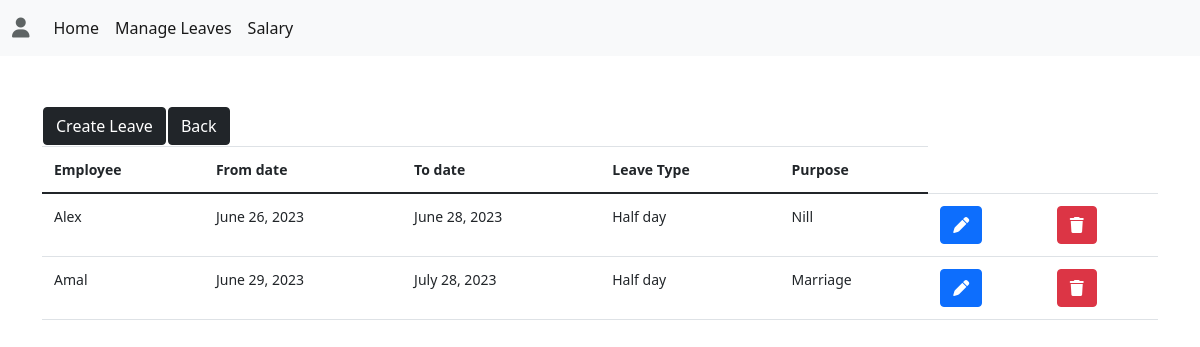
/all_leave/ (signed in), run on the app's committed database.
### empapp/models.py (models this page shows, shortened)
class Employee_leaves(models.Model):
    leaves = (
        ('Half day', 'Half day'),
        ('Full day', 'Full day')
    )
    employee = models.ForeignKey(Employees, on_delete=models.CASCADE)
    from_date = models.DateField()
    to_date = models.DateField()
    leave_type = models.CharField(max_length=300, choices=leaves)
    purpose=models.TextField()

class Employees(models.Model):
    user = models.ForeignKey(User, on_delete=models.CASCADE)
    employee = models.CharField(max_length=200)
    employeeID = models.CharField(max_length=200,editable=False)
    firstname = models.CharField(max_length=200)
    lastname = models.CharField(max_length=200)
    email = models.EmailField()
    salary = models.CharField(max_length=200)
    phonenumber = models.CharField(max_length=10)

### empapp/views.py (the view)
# urls.py: path('all_leave/',views.leaveapply,name='leave_all'),
@login_required(login_url='login')
def leaveapply(request):
    a = Employee_leaves.objects.all()
    return render(request, 'alleaves.html', {'a': a})

### empapp/templates/alleaves.html (shortened to what this page needs)
<!DOCTYPE html>
<html lang="en">
<head>
    <link href="https://cdn.jsdelivr.net/npm/bootstrap@5.0.2/dist/css/bootstrap.min.css" rel="stylesheet">
</head>
<body>
{% extends 'base.html' %}
{% block content%}
    <div class="container">
        <table>
            <tr>
                <td>
                    <a href="{% url 'create_leave' %}" class="btn btn-dark">Create Leave</a>
                </td>
                <td>
                    <a href="{% url 'index' %}" class="btn btn-dark">Back</a>
                </td>
            </tr>
        </table>
        <table class="table">
            <thead>
                <tr>
                    <th>Employee</th>
                    <th>From date</th>
                    <th>To date</th>
                    <th>Leave Type</th>
                    <th>Purpose</th>
                </tr>
            </thead>
            <tbody>
                {% for i in a %}
                <tr>
                    <td>{{i.employee.firstname}}</td>
                    <td>{{i.from_date}}</td>
                    <td>{{i.to_date}}</td>
                    <td>{{i.leave_type}}</td>
                    <td>{{i.purpose}}</td>
                    <td><a href="{% url 'edit_leave' i.id %}" class="btn btn-primary"><i class="fa-sharp fa-solid fa-pen"></i></a></td>
                    <td><a href="{% url 'delete_leave' i.id %}" class="btn btn-danger"><i class="fa-solid fa-trash"></i></a></td>
                </tr>
                {% endfor %}
            </tbody>
        </table>
    </div>
{% endblock %}

### empapp/templates/alleaves.html (style rules this page uses)
.container { margin-top: 50px; }
.table { width: 100%; margin-bottom: 1rem; color: #212529; }
.table th, .table td { padding: 0.75rem; vertical-align: top; border-top: 1px solid #dee2e6; font-size: 14px; }
.table thead th { vertical-align: bottom; border-bottom: 2px solid #dee2e6; }

### data on the page
Employee_leaves: employee.firstname "Alex", from_date "June 26, 2023", to_date "June 28, 2023", leave_type "Half day", purpose "Nill"
Employee_leaves: employee.firstname "Amal", from_date "June 29, 2023", to_date "July 28, 2023", leave_type "Half day", purpose "Marriage"
